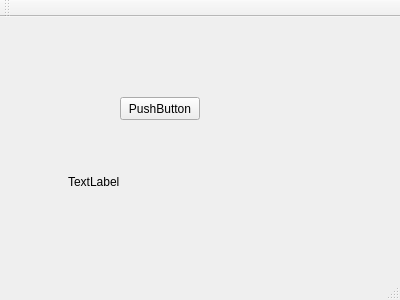
<?xml version="1.0" encoding="UTF-8"?>
<ui version="4.0">
 <class>MainWindow</class>
 <widget class="QMainWindow" name="MainWindow">
  <property name="geometry">
   <rect>
    <x>0</x>
    <y>0</y>
    <width>400</width>
    <height>300</height>
   </rect>
  </property>
  <property name="windowTitle">
   <string>MainWindow</string>
  </property>
  <widget class="QWidget" name="centralWidget">
   <widget class="QPushButton" name="pushButton">
    <property name="geometry">
     <rect>
      <x>120</x>
      <y>80</y>
      <width>80</width>
      <height>23</height>
     </rect>
    </property>
    <property name="text">
     <string>PushButton</string>
    </property>
   </widget>
   <widget class="QLabel" name="label">
    <property name="geometry">
     <rect>
      <x>68</x>
      <y>134</y>
      <width>121</width>
      <height>61</height>
     </rect>
    </property>
    <property name="text">
     <string>TextLabel</string>
    </property>
   </widget>
  </widget>
  <widget class="QMenuBar" name="menuBar">
   <property name="geometry">
    <rect>
     <x>0</x>
     <y>0</y>
     <width>400</width>
     <height>20</height>
    </rect>
   </property>
  </widget>
  <widget class="QToolBar" name="mainToolBar">
   <attribute name="toolBarArea">
    <enum>TopToolBarArea</enum>
   </attribute>
   <attribute name="toolBarBreak">
    <bool>false</bool>
   </attribute>
  </widget>
  <widget class="QStatusBar" name="statusBar"/>
 </widget>
 <layoutdefault spacing="6" margin="11"/>
 <resources/>
 <connections/>
</ui>
